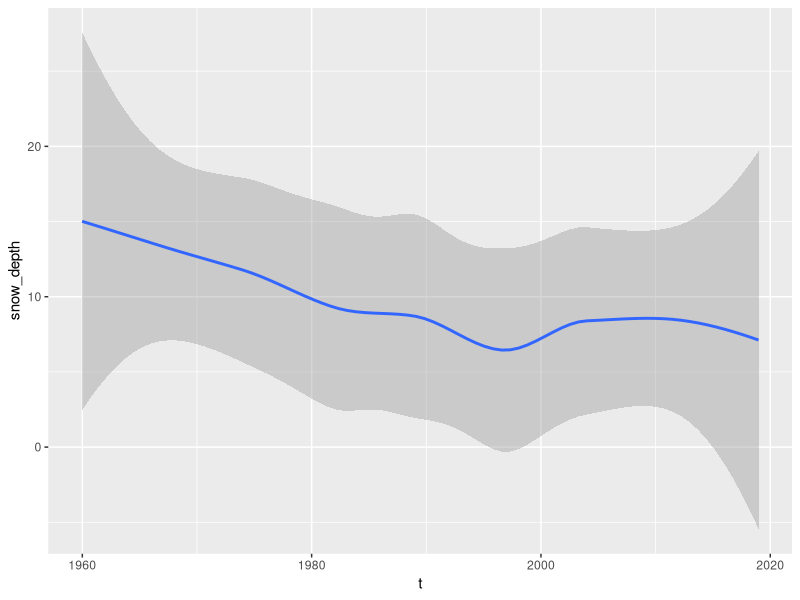
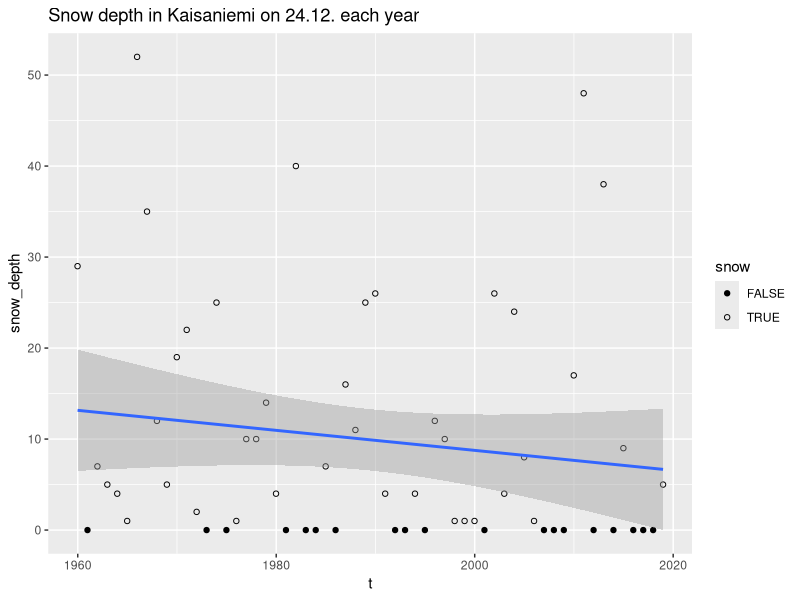
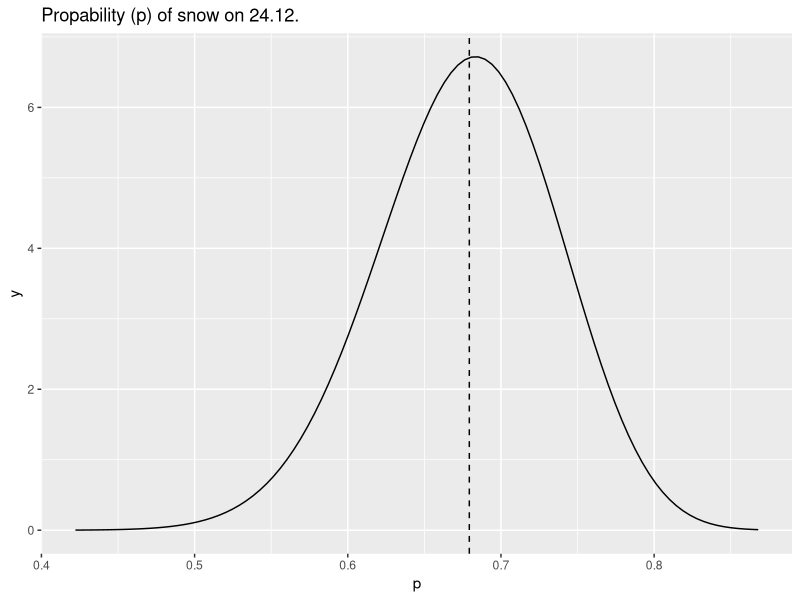

Recreate these plots in R, in order.
library("readr")
library("dplyr")
library("ggplot2")

Sys.setlocale("LC_ALL", "en_US.UTF-8")

# Tilastoitava lumensyvyys mitataan aamulla klo 8 paikallista aikaa (kesäaikaan klo 9). 
# Arvo -1 = ei lunta. Arvo 0 = havaintoasemalla ei ole lunta, mutta sen ympäristössä aukealla on.

d <- readr::read_csv("kaisaniemi.csv", na="", col_type = c("Lumensyvyys (cm)" = "i")) %>% 
  setNames(c("year", "month", "day", "_clock", "tzone", "snow_depth", "temp")) %>%
  filter(!is.na(snow_depth)) %>%
  mutate(t = ISOdate(year, month, day), 
         f_month = as.factor(month),
         decade = as.numeric(t - ISOdate(2000, 1, 1), units="days")/365.25) %>%
  select(year, f_month, t, decade, snow_depth, temp)  %>%
  mutate(snow_depth = ifelse(snow_depth < 0, 0, snow_depth) ) %>%
  mutate(snow = snow_depth > 0)

xmas <- filter(d, format(t, "%d.%m.") == "24.12.")
p1 <- ggplot(xmas, aes(x=t, y=snow_depth)) + geom_smooth()
print(p1)
p2 <- ggplot(xmas, aes(x=t, y=snow_depth)) + 
  geom_point(aes(shape=snow)) + 
  scale_shape_manual(values=c(19, 1)) + 
  geom_smooth(method="lm") + 
  labs(title = "Snow depth in Kaisaniemi on 24.12. each year")
print(p2)

counts <- xmas %>% group_by(snow) %>% summarise(n=n())
print(counts)

posterior_samples <- data.frame(p=rbeta(10000, 42, 20))
p3 <- ggplot(posterior_samples, aes(x=p)) + 
  stat_function(fun = dbeta, args = list(shape1 = 42, shape2 = 20)) +
  geom_vline(aes(xintercept=qbeta(0.5, 42, 20)), linetype="dashed") +
  labs(title = "Propability (p) of snow on 24.12.")
print(p3)
